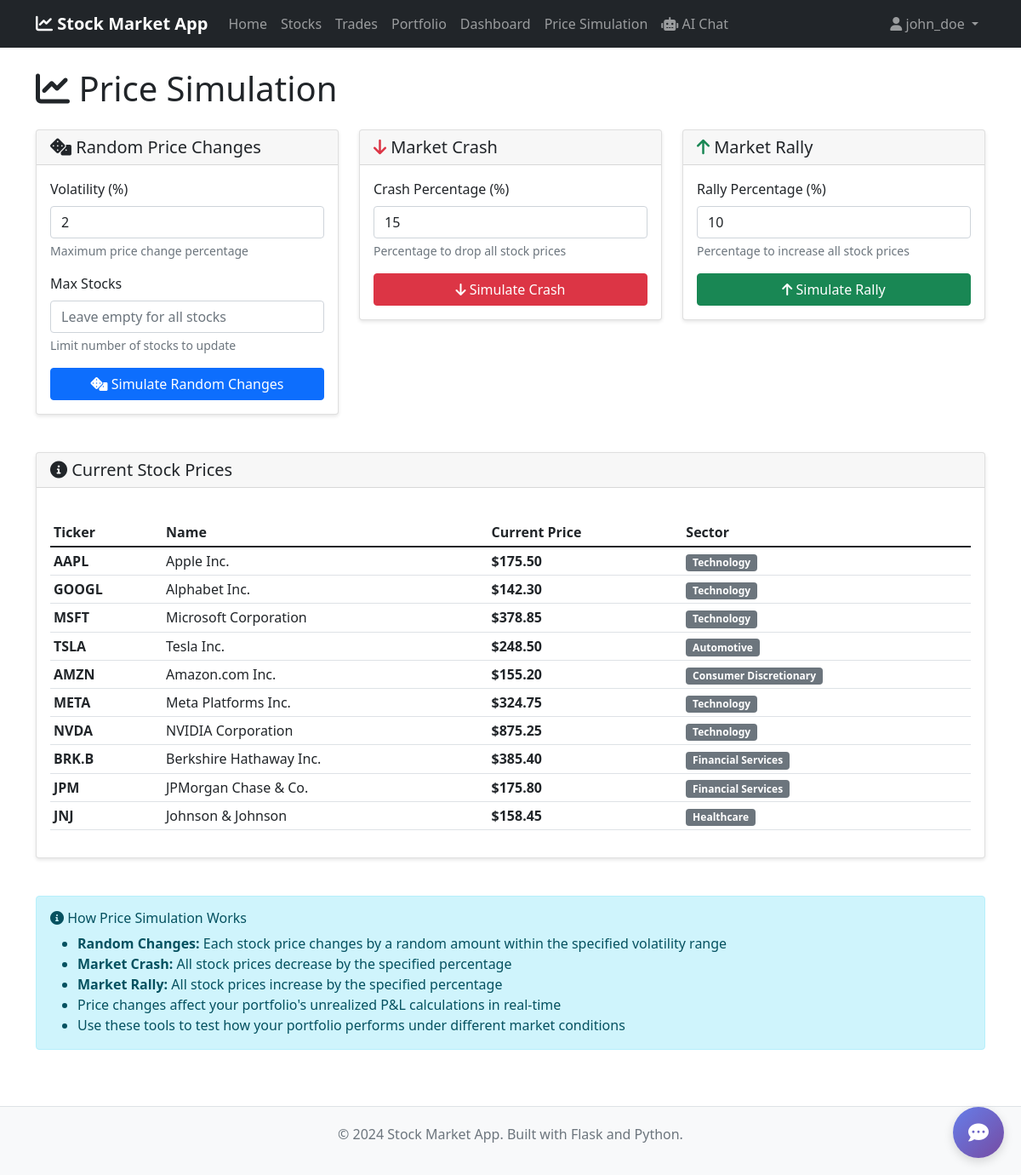
/admin/simulate (signed in), run on the app's committed database.
### app/models.py (models this page shows, shortened)
class User(UserMixin, db.Model):
    id = db.Column(db.Integer, primary_key=True)
    username = db.Column(db.String(64), index=True, unique=True, nullable=False)
    email = db.Column(db.String(120), index=True, unique=True, nullable=False)
    password_hash = db.Column(db.String(128))
    created_at = db.Column(db.DateTime, default=datetime.utcnow)
    trades = db.relationship('Trade', backref='user', lazy='dynamic')

class Stock(db.Model):
    id = db.Column(db.Integer, primary_key=True)
    ticker = db.Column(db.String(10), index=True, unique=True, nullable=False)
    name = db.Column(db.String(200), nullable=False)
    sector = db.Column(db.String(100))
    price = db.Column(db.Numeric(10, 2), nullable=False)
    shares_outstanding = db.Column(db.BigInteger)
    created_at = db.Column(db.DateTime, default=datetime.utcnow)
    trades = db.relationship('Trade', backref='stock', lazy='dynamic')

### app/admin/routes.py (the view)
@bp.route('/simulate')
@login_required
def simulate():
    stocks = Stock.query.limit(10).all()  # Show recent stocks for context
    return render_template('admin/simulate.html', stocks=stocks)

### app/models.py (called while the page is built)
@login_manager.user_loader
def load_user(user_id):
    return User.query.get(int(user_id))

### app/templates/admin/simulate.html (shortened to what this page needs)
{% extends "base.html" %}
{% block content %}
<div class="row">
    <div class="col-12">
        <h1 class="mb-4">
            <i class="fas fa-chart-line"></i> Price Simulation
        </h1>
    </div>
</div>
<div class="row">
    <div class="col-md-4">
        <div class="card">
            <div class="card-header">
                <h5 class="card-title mb-0">
                    <i class="fas fa-dice"></i> Random Price Changes
                </h5>
            </div>
            <div class="card-body">
                <form method="POST" action="{{ url_for('admin.simulate_random') }}">
                    <div class="mb-3">
                        <label for="volatility" class="form-label">Volatility (%)</label>
                        <input type="number" class="form-control" id="volatility" name="volatility"
                               value="2" min="0.1" max="50" step="0.1">
                        <div class="form-text">Maximum price change percentage</div>
                    </div>
                    <div class="mb-3">
                        <label for="max_stocks" class="form-label">Max Stocks</label>
                        <input type="number" class="form-control" id="max_stocks" name="max_stocks"
                               placeholder="Leave empty for all stocks">
                        <div class="form-text">Limit number of stocks to update</div>
                    </div>
                    <button type="submit" class="btn btn-primary w-100">
                        <i class="fas fa-dice"></i> Simulate Random Changes
                    </button>
                </form>
            </div>
        </div>
    </div>
    <div class="col-md-4">
        <div class="card">
            <div class="card-header">
                <h5 class="card-title mb-0">
                    <i class="fas fa-arrow-down text-danger"></i> Market Crash
                </h5>
            </div>
            <div class="card-body">
                <form method="POST" action="{{ url_for('admin.simulate_crash') }}">
                    <div class="mb-3">
                        <label for="crash_percent" class="form-label">Crash Percentage (%)</label>
                        <input type="number" class="form-control" id="crash_percent" name="crash_percent"
                               value="15" min="1" max="50" step="1">
                        <div class="form-text">Percentage to drop all stock prices</div>
                    </div>
                    <button type="submit" class="btn btn-danger w-100">
                        <i class="fas fa-arrow-down"></i> Simulate Crash
                    </button>
                </form>
            </div>
        </div>
    </div>
    <div class="col-md-4">
        <div class="card">
            <div class="card-header">
                <h5 class="card-title mb-0">
                    <i class="fas fa-arrow-up text-success"></i> Market Rally
                </h5>
            </div>
            <div class="card-body">
                <form method="POST" action="{{ url_for('admin.simulate_rally') }}">
                    <div class="mb-3">
                        <label for="rally_percent" class="form-label">Rally Percentage (%)</label>
                        <input type="number" class="form-control" id="rally_percent" name="rally_percent"
                               value="10" min="1" max="50" step="1">
                        <div class="form-text">Percentage to increase all stock prices</div>
                    </div>
                    <button type="submit" class="btn btn-success w-100">
                        <i class="fas fa-arrow-up"></i> Simulate Rally
                    </button>
                </form>
            </div>
        </div>
    </div>
</div>
<div class="row mt-4">
    <div class="col-12">
        <div class="card">
            <div class="card-header">
                <h5 class="card-title mb-0">
                    <i class="fas fa-info-circle"></i> Current Stock Prices
                </h5>
            </div>
            <div class="card-body">
                {% if stocks %}
                <div class="table-responsive">
                    <table class="table table-sm">
                        <thead>
                            <tr>
                                <th>Ticker</th>
                                <th>Name</th>
                                <th>Current Price</th>
                                <th>Sector</th>
                            </tr>
                        </thead>
                        <tbody>
                            {% for stock in stocks %}
                            <tr>
                                <td><strong>{{ stock.ticker }}</strong></td>
                                <td>{{ stock.name }}</td>
                                <td><strong>${{ "%.2f"|format(stock.price) }}</strong></td>
                                <td>
                                    {% if stock.sector %}
                                        <span class="badge bg-secondary">{{ stock.sector }}</span>
                                    {% else %}
                                        <span class="text-muted">N/A</span>
                                    {% endif %}
                                </td>
                            </tr>
                            {% endfor %}
                        </tbody>
                    </table>
                </div>
                {% else %}
                <p class="text-muted">No stocks available for simulation.</p>
                {% endif %}
            </div>
        </div>
    </div>
</div>
<div class="row mt-4">
    <div class="col-12">
        <div class="alert alert-info">
            <h6><i class="fas fa-info-circle"></i> How Price Simulation Works</h6>
            <ul class="mb-0">
                <li><strong>Random Changes:</strong> Each stock price changes by a random amount within the specified volatility range</li>
                <li><strong>Market Crash:</strong> All stock prices decrease by the specified percentage</li>
                <li><strong>Market Rally:</strong> All stock prices increase by the specified percentage</li>
                <li>Price changes affect your portfolio's unrealized P&L calculations in real-time</li>
                <li>Use these tools to test how your portfolio performs under different market conditions</li>
            </ul>
        </div>
    </div>
</div>
{% endblock %}

### app/templates/base.html (shortened to what this page needs)
<!DOCTYPE html>
<html lang="en">
<head>
    <link href="https://cdn.jsdelivr.net/npm/bootstrap@5.1.3/dist/css/bootstrap.min.css" rel="stylesheet">
    <link href="https://cdnjs.cloudflare.com/ajax/libs/font-awesome/6.0.0/css/all.min.css" rel="stylesheet">
</head>
<body>
    <nav class="navbar navbar-expand-lg navbar-dark bg-dark">
        <div class="container">
            <a class="navbar-brand" href="{{ url_for('main.index') }}">
                <i class="fas fa-chart-line"></i> Stock Market App
            </a>
            <div class="collapse navbar-collapse" id="navbarNav">
                <ul class="navbar-nav me-auto">
                    <li class="nav-item">
                        <a class="nav-link" href="{{ url_for('main.index') }}">Home</a>
                    </li>
                    <li class="nav-item">
                        <a class="nav-link" href="{{ url_for('stocks.index') }}">Stocks</a>
                    </li>
                    {% if current_user.is_authenticated %}
                    <li class="nav-item">
                        <a class="nav-link" href="{{ url_for('trades.index') }}">Trades</a>
                    </li>
                    <li class="nav-item">
                        <a class="nav-link" href="{{ url_for('portfolio.index') }}">Portfolio</a>
                    </li>
                    <li class="nav-item">
                        <a class="nav-link" href="{{ url_for('main.dashboard') }}">Dashboard</a>
                    </li>
                    <li class="nav-item">
                        <a class="nav-link" href="{{ url_for('admin.simulate') }}">Price Simulation</a>
                    </li>
                    {% endif %}
                    <li class="nav-item">
                        <a class="nav-link" href="{{ url_for('chat.chat_page') }}">
                            <i class="fas fa-robot"></i> AI Chat
                        </a>
                    </li>
                </ul>
                <ul class="navbar-nav">
                    {% if current_user.is_authenticated %}
                    <li class="nav-item dropdown">
                        <a class="nav-link dropdown-toggle" href="#" id="navbarDropdown" role="button" data-bs-toggle="dropdown">
                            <i class="fas fa-user"></i> {{ current_user.username }}
                        </a>
                    </li>
                    {% endif %}
                </ul>
            </div>
        </div>
    </nav>
    <main class="container mt-4">
        {% block content %}{% endblock %}
    </main>
    <footer class="footer">
        <div class="container text-center">
            <p class="text-muted">&copy; 2024 Stock Market App. Built with Flask and Python.</p>
        </div>
    </footer>
    {% include 'chat/widget.html' %}
</body>
</html>

### app/templates/base.html (style rules this page uses)
.navbar-brand { font-weight: bold; }
.card { box-shadow: 0 2px 4px rgba(0,0,0,0.1); margin-bottom: 20px; }
.table-responsive { margin-top: 20px; }
.footer { margin-top: 50px; padding: 20px 0; background-color: #f8f9fa; border-top: 1px solid #dee2e6; }

### data on the page
User: username "john_doe"
Stock: ticker "AAPL", name "Apple Inc.", price "175.50", sector "Technology"
Stock: ticker "GOOGL", name "Alphabet Inc.", price "142.30", sector "Technology"
Stock: ticker "MSFT", name "Microsoft Corporation", price "378.85", sector "Technology"
Stock: ticker "TSLA", name "Tesla Inc.", price "248.50", sector "Automotive"
Stock: ticker "AMZN", name "Amazon.com Inc.", price "155.20", sector "Consumer Discretionary"
Stock: ticker "META", name "Meta Platforms Inc.", price "324.75", sector "Technology"
Stock: ticker "NVDA", name "NVIDIA Corporation", price "875.25", sector "Technology"
Stock: ticker "BRK.B", name "Berkshire Hathaway Inc.", price "385.40", sector "Financial Services"
Stock: ticker "JPM", name "JPMorgan Chase & Co.", price "175.80", sector "Financial Services"
Stock: ticker "JNJ", name "Johnson & Johnson", price "158.45", sector "Healthcare"
